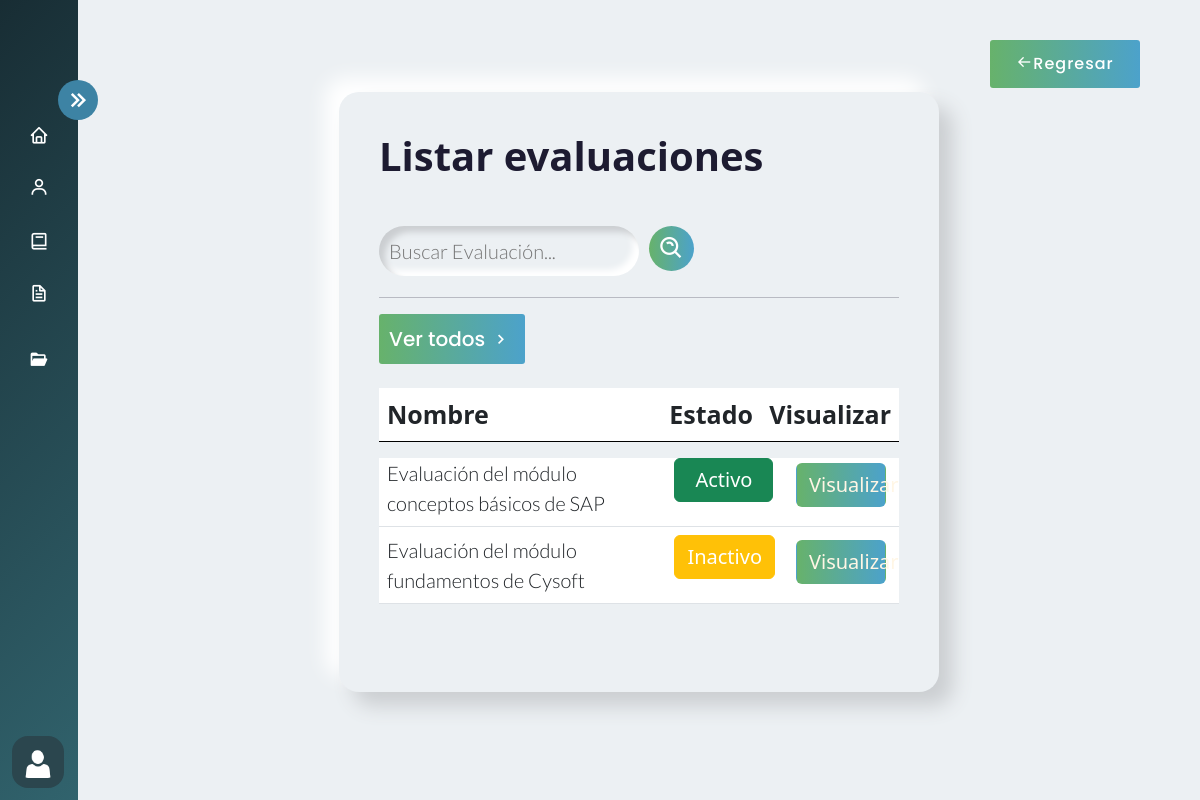
Page /filtrar_evaluacion/ (signed in) on the earlier database version.
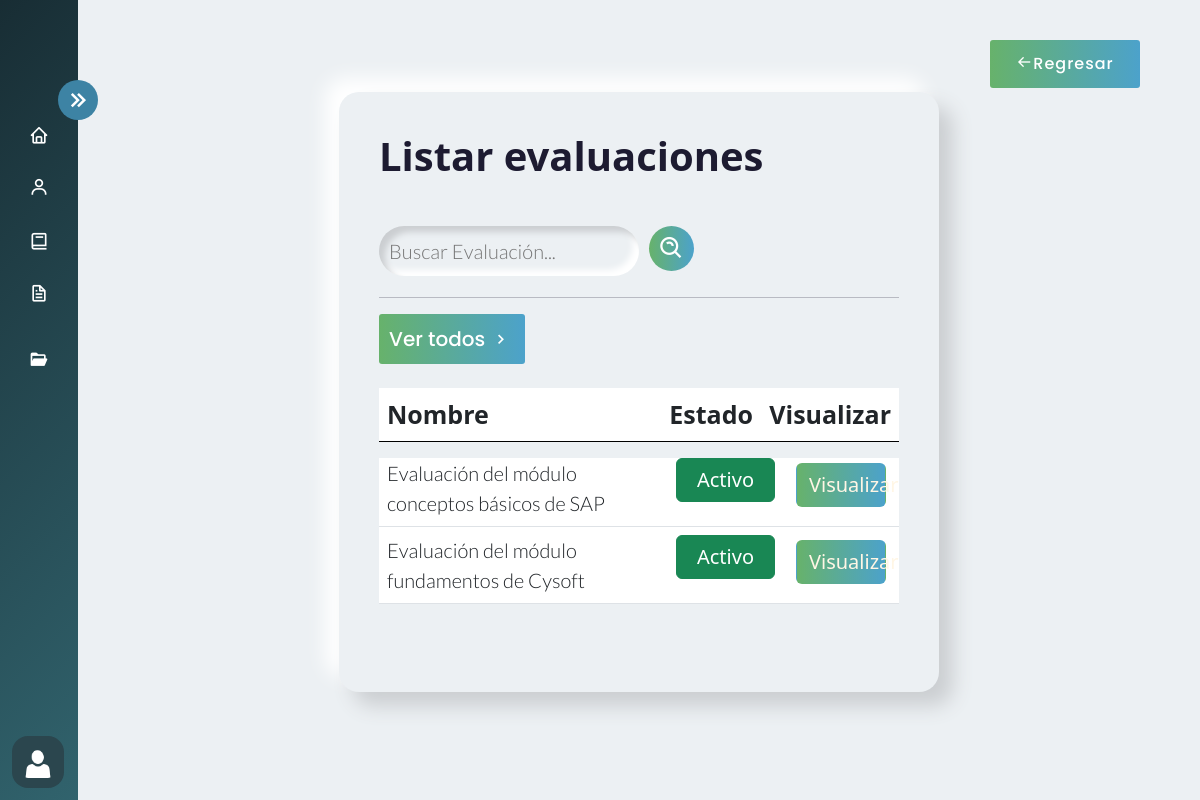
Same page on the later database version.
### AppCursos/models.py (models this page shows, shortened)
class Evaluaciones(models.Model):
     nombre_evaluacion=models.CharField(max_length=100)
     numero_intentos = models.IntegerField(default=2)
     descripcion_evaluacion = models.CharField(max_length=300, null=True,blank=True)
     instrucciones_evaluacion = models.TextField(max_length=300, null=True,blank=True)
     duracion_evaluacion_admin = models.IntegerField(default=30)
     finalizada = models.BooleanField(default=False)
     id_modulo= models.ForeignKey(Modulos, on_delete=models.CASCADE,null=False)
     class Meta:
          verbose_name_plural = 'Evaluaciones'

### AppCursos/views.py (the view)
# urls.py: path('filtrar_evaluacion/', login_required(user_passes_test(views.valida_administrativos, login_url='/acceso_denegado/')(views.filtrar_evaluaciones)), name="filtrar_evaluacion"),
def filtrar_evaluaciones(request):
    filtro_e = Evaluaciones.objects.filter(nombre_evaluacion__contains=request.GET.get('search',''))
    context = {'filtro_e':filtro_e}
    return render(request, 'Evaluaciones/listar_evaluaciones.html', {'listare': filtro_e})

### AppCursos/context_processors.py (called while the page is built)
def group_name(request):
    group_name = None
    if request.user.is_authenticated:
        group = Group.objects.filter(user=request.user).first()
        if group:
            group_name = group.name
    return {'group_name': group_name}

### AppCursos/views.py (called while the page is built)
def valida_administrativos(user):
    return user.groups.filter(name='administrativos').exists()

### Templates/Evaluaciones/listar_evaluaciones.html (shortened to what this page needs)
    {% extends 'Layout/Base.html' %}
    {% load static %}
    {% block content %}
    <link rel="stylesheet" href="{% static 'Css/Curso.css' %}">
    <div class="home_content">
        <div class="text">
            <div id="contenedor"  class="container-fluid">
                    <h1> Listar evaluaciones </h1>
                <br>
                <form class="search" action="{% url 'filtrar_evaluacion' %}" method="GET">
                    <input type="text" class="search-bar" name="search" placeholder="Buscar Evaluación...">
                    <button class="search-icon"> <i class='bx bx-search-alt'
                        style="font-size:27px; "></i></button> <br>
                    </form>
                        <hr>
                        <a href="{% url 'listar_evaluacion' %}">
                            <button class="ver_todos">
                                <span>Ver todos</span>
                                <i class='bx bx-chevron-right'></i>
                            </button>
                        </a>
                        <table class="table table-hover mt-4 ">
                            <thead>
                                <tr  id="cabecera">
                                    <th  style="width: 350px;" scope="col" >Nombre</th>
                                    <th  style="width: 100px;" scope="col" id="estado">Estado</th>
                                    <th   style="width: 100px;" scope="col" id="visualizar">Visualizar</th>
                                </tr>
                            </thead>
                        </table>
                        <div class="table-responsive ">
                            <table class="table table-hover mt-4 table-2">
                            <tbody class=" overflow-hidden">
                        {% for evaluacion in listare %}
                        <tr>
                            <td id="nombre">{{ evaluacion.nombre_evaluacion }}</td>
                            {% if evaluacion.finalizada %}
                            <td  id="estado"><button type="button" class="btn btn-success text-white activo">Activo</button></td>
                            {% else %}
                            <td  id="estado"><button type="button" class="btn btn-warning text-white inactivo">Inactivo</button></td>
                            {% endif %}
                            <td  id="visualizar">
                                <a href="{% url 'ver_evaluacion_detalle' evaluacion.id %}">
                                    <button type="button" class="btn visualizar">Visualizar</button>
                                </a>
                            </td>
                        </tr>
                        {% endfor %}
                    </tbody>
                </table>
            </div>
        </div>
    </div>
        <a href="{% url 'evaluacion' %}">
            <button class="back">
                <div class="icon">
                    <i class='bx bx-arrow-back'></i>
                </div>
                <span>
                    Regresar
                </span>
            </button>
        </a>
    </div>
    {% endblock %}

Differences in the rows shown:
changed Evaluaciones "Evaluación del módulo fundamentos de Cysoft": finalizada "Inactivo" → "Activo"
